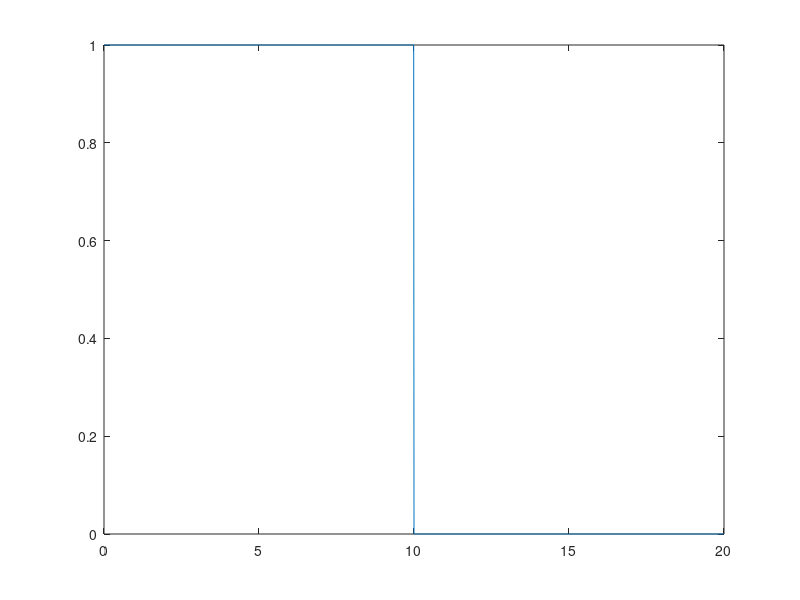
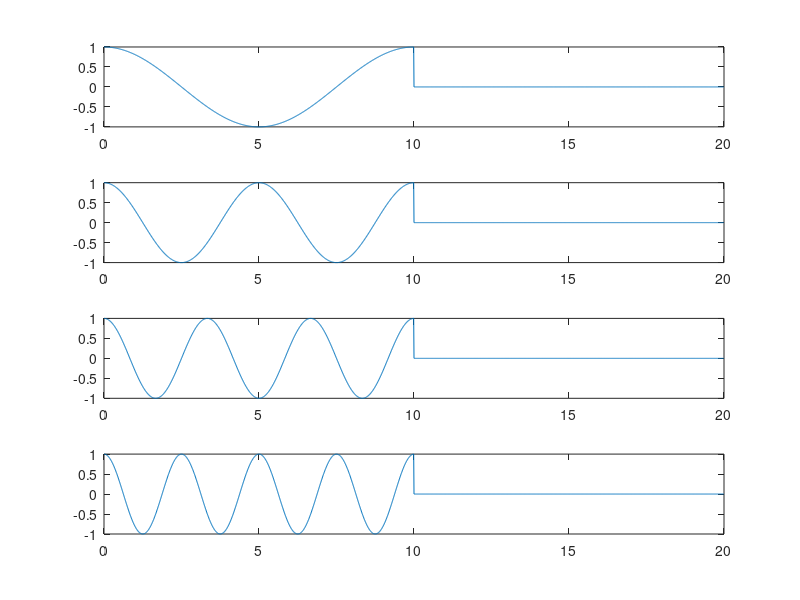
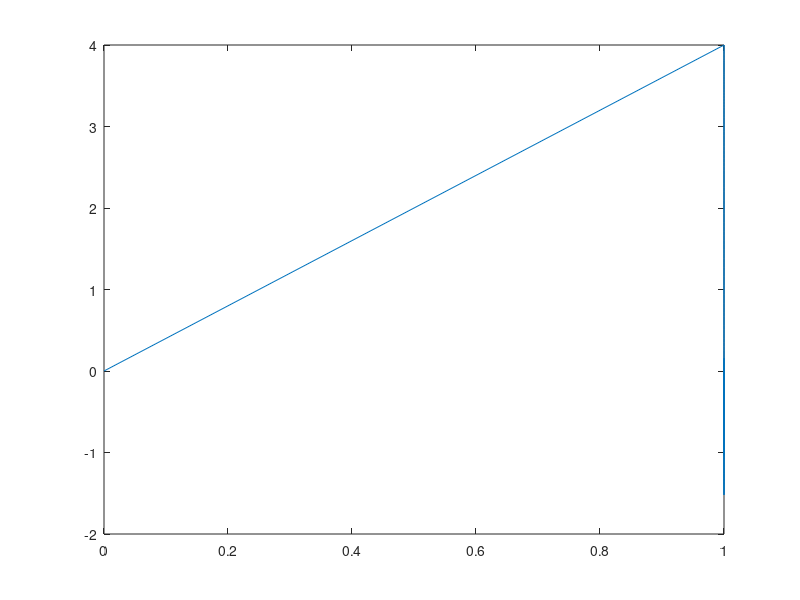

Here is the MATLAB script that generated these plots, in order:
%% OFDM 기초 실습

dt = 0.01;  % 시간 간격
t = 0:dt:20-dt;  % 시간축 생성

% 전송 신호 생성
T  = 10;    % 심볼 길이
x = zeros(1, numel(t));
x(1:numel(0:dt:T-dt)) = 1;

figure;
plot(t,x);

% 반송파 매핑
c_1  = cos(2*pi*(1/T)*t);
c_2  = cos(2*pi*(2/T)*t);
c_3  = cos(2*pi*(3/T)*t);
c_4  = cos(2*pi*(4/T)*t);

% 시간에 반송파 곱하기
x_1 = x.*c_1;
x_2 = x.*c_2;
x_3 = x.*c_3;
x_4 = x.*c_4;

% 각각 figure
figure;
subplot(4, 1, 1);
plot(t, x_1);
subplot(4, 1, 2);
plot(t, x_2);
subplot(4, 1, 3);
plot(t, x_3);
subplot(4, 1, 4);
plot(t, x_4);


% OFDM 심볼 생성
y = x_1 + x_2 + x_3 + x_4;     % 더함

figure;
plot(x,y);